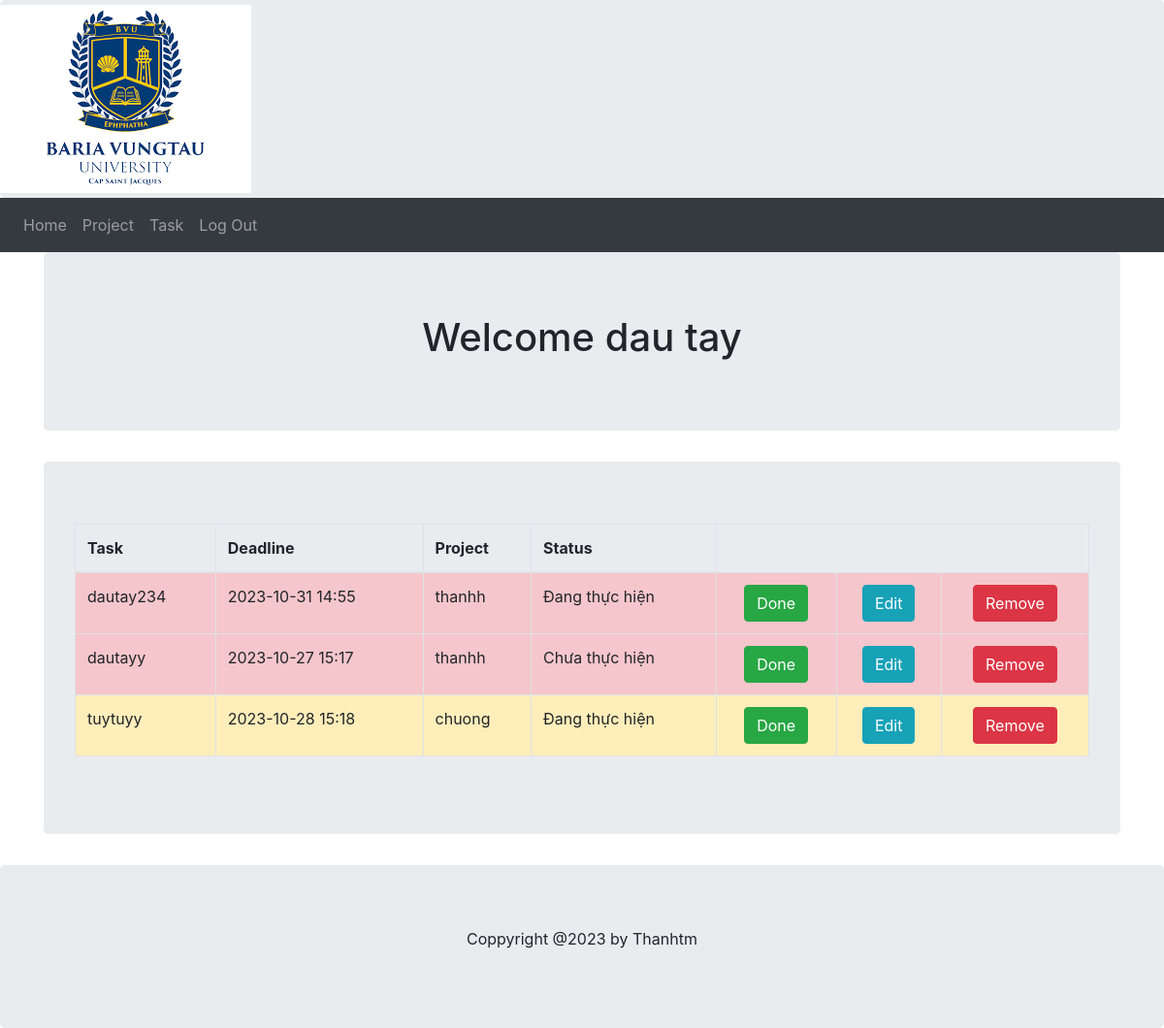
Page /userHome (signed in) on the committed database.
### models.py (models this page shows, shortened)
class User(db.Model):
    user_id = db.Column(db.Integer, Sequence('user_id_seq'), primary_key=True)
    first_name = db.Column(db.String(64), index=True, nullable=False)
    last_name = db.Column(db.String(64), index=True, nullable=False)
    email = db.Column(db.String(120), index=True, unique=True, nullable=False)
    password_hash = db.Column(db.String(120), nullable=False)
    projects = db.relationship('Project', back_populates = 'user')

class Task(db.Model):
    task_id = db.Column(db.Integer, Sequence('task_id_seq'), primary_key=True)
    description = db.Column(db.String(255), nullable=False)
    isCompleted = db.Column(db.Boolean, default=False)
    deadline = db.Column(db.DateTime, nullable=True)
    project_id = db.Column(db.Integer, ForeignKey('project.project_id', name='fk_task_project'))
    project = db.relationship('Project', back_populates='tasks')
    priority_id = db.Column(db.Integer, ForeignKey('priority.priority_id', name='fk_task_priority'))
    priority = db.relationship('Priority', back_populates='tasks')
    status_id = db.Column(db.Integer, ForeignKey('status.status_id', name='fk_task_status'))
    status = db.relationship('Status', back_populates='tasks')
    def getPriorityClass(self):
        if (self.priority_id == 1):
            return "table-danger"
        elif (self.priority_id == 2):
            return "table-warning"
        elif (self.priority_id == 3):
            return "table-info"
        else:
            return "table-primary"

class Project(db.Model):
    project_id = db.Column(db.Integer, Sequence('project_id_seq'), primary_key=True)
    name = db.Column(db.String(255), nullable=False)
    description = db.Column(db.String(255), nullable=False)
    deadline = db.Column(db.DateTime, nullable=False)
    tasks = db.relationship('Task', back_populates='project', cascade='all, delete-orphan')
    user_id = db.Column(db.Integer, ForeignKey('user.user_id', name='fk_project_user'))
    user = db.relationship('User', back_populates='projects')
    status_id = db.Column(db.Integer, ForeignKey('status.status_id', name='fk_project_status'))
    status = db.relationship('Status', back_populates='projects')
    def __repr__(self):
        return '{}'.format(self.name)

class Status(db.Model):
    status_id = db.Column(db.Integer, Sequence('status_id_seq'), primary_key=True)
    description = db.Column(db.String(255), nullable=False)
    projects = db.relationship('Project', back_populates='status')
    tasks = db.relationship('Task', back_populates='status')
    def __repr__(self):
        return '{}'.format(self.description)

### main.py (the view)
@app.route('/userHome', methods=['GET', 'POST'])
def userHome():
    _user_id = session.get('user')
    if _user_id:
        user = db.session.query(models.User).filter_by(user_id=_user_id).first()
        projects = user.projects
        tasks = []
        for project in projects:
            tasks.extend(project.tasks)  # Gộp tất cả các nhiệm vụ từ các dự án thành một danh sách
        return render_template('userhome.html', user=user, projects=projects, tasks=tasks)
    else:
        return redirect('/')

### templates/userhome.html (shortened to what this page needs)
{% extends "userbase.html" %}
{% block content %}
    <div class="container">
        <div class="jumbotron text-center">
            <h1>Welcome {{ user.first_name }} {{ user.last_name }}</h1>
        </div>
        {% if tasks %}
        <div class="jumbotron">
            <table class="table table-striped table-bordered table-hover">
                <thead>
                    <tr>
                        <th>Task</th>
                        <th>Deadline</th>
                        <th>Project</th>
                        <th>Status</th>
                    </tr>
                </thead>
                <tbody>
                    {% for task in tasks %}
                        {% if task.isCompleted == False %}
                            <tr class="{{ task.getPriorityClass() }}">
                                <td>{{ task.description }}</td>
                                <td>{{ task.deadline.strftime('%Y-%m-%d %H:%M') }}</td>
                                <td>{{ task.project }}</td>
                                <td>{{ task.status }}</td>
                                <td class="text-center">
                                    <form action="/doneTask" method="post">
                                        <button type="submit" class="btn btn-success">Done</button>
                                    </form>
                                </td>
                                <td class="text-center">
                                    <form action="/editTask" method="post">
                                        <button type="submit" class="btn btn-info">Edit</button>
                                    </form>
                                </td>
                                <td class="text-center">
                                    <form action="/deleteTask" method="post">
                                        <button type="submit" class="btn btn-danger">Remove</button>
                                    </form>
                                </td>
                            </tr>
                        {% endif %}
                    {% endfor %}
                </tbody>
            </table>
        </div>
        {% endif %}
    </div>
{% endblock %}

### templates/userbase.html (shortened to what this page needs)
<!DOCTYPE html>
<html lang="en">
    <head>
        <link href="../static/bootstrap-4/css/bootstrap.min.css" rel="stylesheet">
    </head>
    <body>
        <div class="jumbotron" style="margin-bottom: 0; padding: 0;">
            <a class="navbar-brand" href="/userHome">
                <img src="../static/imgs/bvu.png" alt="logo" style="height: max-content; background-color: transparent;">
            </a>
        </div>
        <nav class="navbar navbar-expand-sm bg-dark navbar-dark">
            <ul class="navbar-nav">
                <li class="nav-item">
                    <a class="nav-link" href="#">Home</a>
                </li>
                <li class="nav-item">
                    <a class="nav-link" href="/userProject">Project</a>
                </li>
                <li class="nav-item">
                    <a class="nav-link" href="/userTask">Task</a>
                </li>
                <li class="nav-item">
                    <a class="nav-link" href="/logOut">Log Out</a>
                </li>
            </ul>
        </nav>
        {% block content %}{% endblock %}
        <div class="jumbotron text-center" style="margin-bottom: 0">
            <p>Coppyright @2023 by Thanhtm</p>
        </div>
    </body>
</html>

### rows in the picture
User: first_name "dau", last_name "tay"
Task: description "dautay234", deadline "2023-10-31 14:55", project "thanhh", status "Đang thực hiện"
Task: description "dautayy", deadline "2023-10-27 15:17", project "thanhh", status "Chưa thực hiện"
Task: description "tuytuyy", deadline "2023-10-28 15:18", project "chuong", status "Đang thực hiện"
